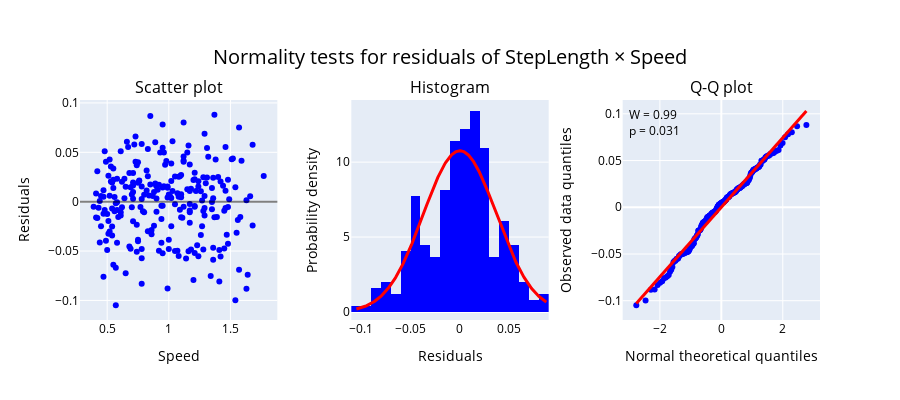

Notebook source saved alongside this figure:
### Code cell
plot_residuals(fit=fit_re[1], kind='marginal', xlabel= 'Speed', ylabel='StepLength',
               hover=('Subject', df2['Subject']));

### Figure 1 — Plotly figure (JSON) as saved in the notebook; plotly's stock layout.template omitted (floating-point values rounded to 4 significant figures; data arrays with more than 128 entries replaced by an {"elided": "..."} marker saying what was removed)
{"data": [{"customdata": {"elided": "246 int values"}, "hovertemplate": "<b>Subject: %{customdata}</b> <br>Speed: %{x} <br>Residual: %{y} ", "marker": {"color": "blue"}, "mode": "markers", "name": "", "type": "scatter", "x": {"elided": "246 float values"}, "xaxis": "x", "y": {"elided": "246 float values"}, "yaxis": "y"}, {"histnorm": "probability density", "marker": {"color": "blue"}, "name": "", "type": "histogram", "x": {"elided": "246 float values"}, "xaxis": "x2", "yaxis": "y2"}, {"line": {"color": "red", "width": 3}, "mode": "lines", "name": "", "type": "scatter", "x": {"elided": "500 float values"}, "xaxis": "x2", "y": {"elided": "500 float values"}, "yaxis": "y2"}, {"marker": {"color": "blue"}, "mode": "markers", "name": "", "type": "scatter", "x": {"elided": "246 float values"}, "xaxis": "x3", "y": {"elided": "246 float values"}, "yaxis": "y3"}, {"line": {"color": "red", "width": 3}, "mode": "lines", "name": "", "type": "scatter", "x": [-2.769, 2.769], "xaxis": "x3", "y": [-0.103, 0.103], "yaxis": "y3"}], "layout": {"annotations": [{"font": {"size": 16}, "showarrow": false, "text": "Scatter plot", "x": 0.1333, "xanchor": "center", "xref": "paper", "y": 1, "yanchor": "bottom", "yref": "paper"}, {"font": {"size": 16}, "showarrow": false, "text": "Histogram", "x": 0.5, "xanchor": "center", "xref": "paper", "y": 1, "yanchor": "bottom", "yref": "paper"}, {"font": {"size": 16}, "showarrow": false, "text": "Q-Q plot", "x": 0.8667, "xanchor": "center", "xref": "paper", "y": 1, "yanchor": "bottom", "yref": "paper"}, {"align": "left", "showarrow": false, "text": "W = 0.99<br>p = 0.031", "valign": "top", "x": 0.02, "xref": "x3 domain", "y": 0.98, "yref": "y3 domain"}], "font": {"color": "black"}, "height": 400, "shapes": [{"line": {"color": "rgba(0,0,0,.5)", "width": 2}, "type": "line", "x0": 0, "x1": 1, "xref": "x domain", "y0": 0, "y1": 0, "yref": "y"}], "showlegend": false, "title": {"font": {"size": 20}, "text": "Normality tests for residuals of StepLength &times; Speed", "x": 0.5, "xanchor": "center", "yanchor": "top"}, "xaxis": {"anchor": "y", "domain": [0, 0.2667], "title": {"text": "Speed"}}, "xaxis2": {"anchor": "y2", "domain": [0.3667, 0.6333], "title": {"text": "Residuals"}}, "xaxis3": {"anchor": "y3", "domain": [0.7333, 1], "title": {"text": "Normal theoretical quantiles"}}, "yaxis": {"anchor": "x", "domain": [0, 1], "title": {"text": "Residuals"}}, "yaxis2": {"anchor": "x2", "domain": [0, 1], "title": {"text": "Probability density"}}, "yaxis3": {"anchor": "x3", "domain": [0, 1], "title": {"text": "Observed data quantiles"}}}}
